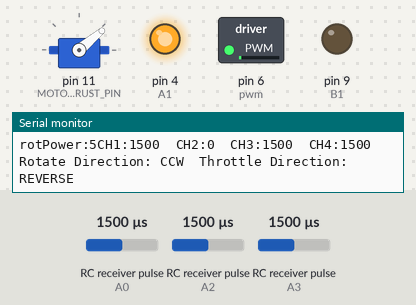
Recording of a sketch running on a simulated Arduino Uno, built with avr-gcc and run on an emulated ATmega328P. On the bench: servo, switched loads named in the sketch (green lamp = pin HIGH), output pins drawn as LEDs (lit = HIGH), the last lines printed to the serial monitor. Wiring (inferred from the names in the program): 3 × RC receiver channel: data A0 / data A2 / data A3. Dashed ring = blinking. The test bench sets the inputs (shaded band); at power-on: RC receiver pulse (sensors on A0, A2, A3) 1500 µs.

Above: at 1.2 s.
1.3 s: RC receiver pulse (sensor on A0) set to 1020 µs
At 2.3 s:
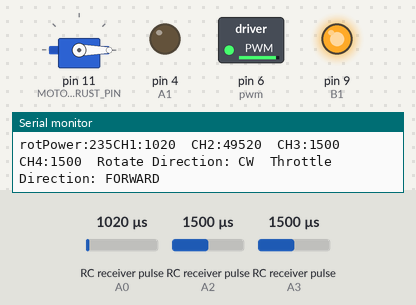
4.3 s: RC receiver pulse (sensor on A0) set to 1750 µs
At 5.0 s:
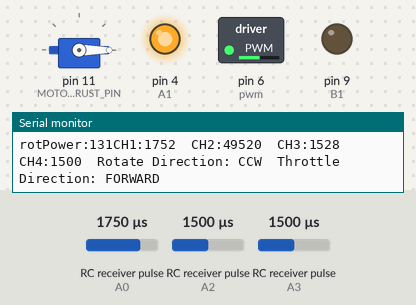
5.8 s: RC receiver pulse (sensor on A2) set to 1036 µs
8.8 s: RC receiver pulse (sensor on A2) set to 1011 µs
At 9.62 s:
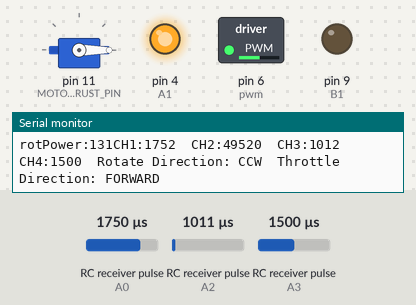
11.8 s: RC receiver pulse (sensor on A0) set to 1460 µs
At 13.2 s:
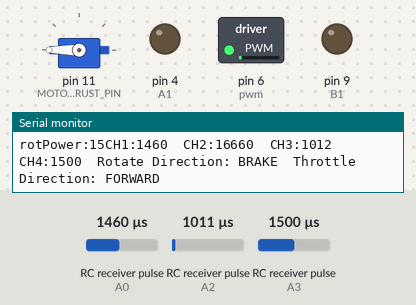
14.8 s: RC receiver pulse (sensor on A3) set to 1020 µs
At 16.5 s:
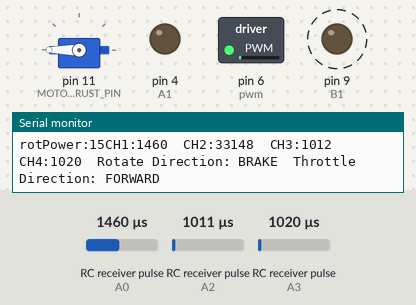
Timing chart, 0 to 18.8 s (numbered marks = the images above; inputs shaded):
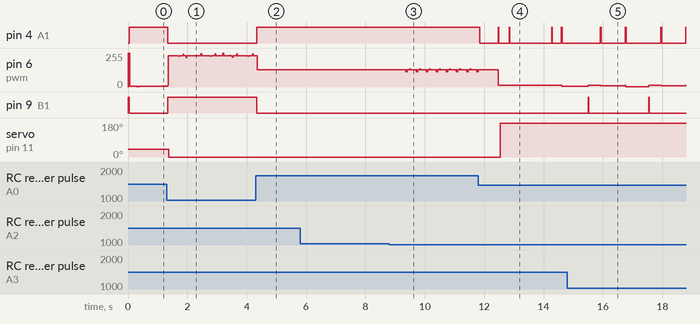

The sketch:

Motor_Controller_Test.ino
```cpp
/*
 * Manual Control For Buoy Active Position Holding
 * By: Shane Matsushima
 * 3/28/2019
 */

#include <EnableInterrupt.h>
#include <Servo.h>


 //These defines are used to declare the port speed and channel number for the Arduino and RC Receiver
#define SERIAL_PORT_SPEED 57600
#define RC_NUM_CHANNELS  4


//These defines are used to declare the pins that the RC receiver uses to transmit data to the Arduino
#define RC_CH1  0
#define RC_CH2  1
#define RC_CH3  2
#define RC_CH4  3


//These defines are used to declare the pins that the RC receiver uses to transmit data to the Arduino
#define RC_CH1_INPUT  A0
#define RC_CH2_INPUT  A1
#define RC_CH3_INPUT  A2
#define RC_CH4_INPUT  A3

#define MOTOR_THRUST_PIN 11


#define pwm 6
#define A1 4
#define B1 9


//These integers are declared as place holderes for the timing for the interrupts for the RC controller based on the channel
uint16_t rc_values[RC_NUM_CHANNELS];
uint32_t rc_start[RC_NUM_CHANNELS];
uint16_t rc_shared[RC_NUM_CHANNELS];

//Attaching the thruster motor to the Servo Class
Servo motorThrust;


//This function grabs the value of the RC controller from the receiver
void rc_read_values() {
  noInterrupts();
  memcpy(rc_values, (const void *)rc_shared, sizeof(rc_shared));
  interrupts();
}


//This function calculates the input from the RC receiver using the interrupts to get a number associated with the position of the controller
void calc_input(uint8_t channel, uint8_t input_pin) {
  if (digitalRead(input_pin) == HIGH) {
    rc_start[channel] = micros();
  } else {
    uint16_t rc_compare = (uint16_t)(micros() - rc_start[channel]);
    rc_shared[channel] = rc_compare;
  }
}

//These functions are assigning the different channels to a specific part of the controller and grabbing the number associtatied with the position
void calc_ch1() { calc_input(RC_CH1, RC_CH1_INPUT); }
void calc_ch2() { calc_input(RC_CH2, RC_CH2_INPUT); }
void calc_ch3() { calc_input(RC_CH3, RC_CH3_INPUT); }
void calc_ch4() { calc_input(RC_CH4, RC_CH4_INPUT); }


//These functions are used to control the direction of the motor by using the digital pins on the Arduino
 void motor(int pin, int input){
  analogWrite(pin, input);
}

void CW(){
  digitalWrite(A1, LOW);
  digitalWrite(B1, HIGH);
}

void CCW(){
  digitalWrite(A1, HIGH);
  digitalWrite(B1, LOW);
}

void brake(){
  digitalWrite(A1, LOW);
  digitalWrite(B1, LOW);
}


//This runs once before the full program starts and allocates what each pin is doing
void setup() {
  Serial.begin(SERIAL_PORT_SPEED);

  pinMode(RC_CH1_INPUT, INPUT);
  pinMode(RC_CH2_INPUT, INPUT);
  pinMode(RC_CH3_INPUT, INPUT);
  pinMode(RC_CH4_INPUT, INPUT);

  enableInterrupt(RC_CH1_INPUT, calc_ch1, CHANGE);
  enableInterrupt(RC_CH2_INPUT, calc_ch2, CHANGE);
  enableInterrupt(RC_CH3_INPUT, calc_ch3, CHANGE);
  enableInterrupt(RC_CH4_INPUT, calc_ch4, CHANGE);


  motorThrust.attach(MOTOR_THRUST_PIN);

  pinMode(pwm, OUTPUT);
  pinMode(A1, OUTPUT);
  pinMode(B1, OUTPUT);
}


//This is the main portion of the code that runs infinetly unless told otherwise
void loop() {
//;maps the location of the joystick to the pwm output that should be sent to the motor
  int rotPower = constrain(abs(map(rc_values[RC_CH1], 980, 2000, -255, 255)), 0, 255);
  int throtPower = map(rc_values[RC_CH2], 980, 2000, 1000,2000);

//read the RC receiver and prints out the position of the joystick in the serial monitor
  rc_read_values();
  Serial.print("rotPower:"); Serial.print(rotPower);
  Serial.print("CH1:"); Serial.print(rc_values[RC_CH1]); Serial.print("\t");
  Serial.print("CH2:"); Serial.print(rc_values[RC_CH2]); Serial.print("\t");
  Serial.print("CH3:"); Serial.print(rc_values[RC_CH3]); Serial.print("\t");
  Serial.print("CH4:"); Serial.print(rc_values[RC_CH4]); Serial.print("\t");
  Serial.print("Rotate Direction: ");

//figures out direction of the joysticks and runs the motors in the appropriate direction based on joystick position
 if(rc_values[RC_CH1 ]< 1430){
  CW();
  motor(pwm, rotPower);
  Serial.print("CW");
}
else if(rc_values[RC_CH1] > 1470){
  CCW();
  motor(pwm, rotPower);
  Serial.print("CCW");
}
else if (1430 < rc_values[RC_CH1] < 1470){
  brake();
  Serial.print("BRAKE");
}

Serial.print("\t"); Serial.print("Throttle Direction: ");


if(rc_values[RC_CH2] < 1500){
  motorThrust.write(throtPower);
  Serial.print("REVERSE");
}
else if(rc_values[RC_CH2] > 1500){
  motorThrust.write(throtPower);
  Serial.print("FORWARD");
}

Serial.println();

}
```

Measured:
- after the input at 1.3 s, pin 9 (B1): LOW → HIGH at once; servo on pin 11 (MOTOR_THRUST_PIN): 40° → 0° after 0.08 s instead of 1.6 s
- after the input at 4.3 s, pin 4 (A1): LOW → HIGH at once; pin 9 (B1): HIGH → LOW at once
- after the input at 8.8 s, pin 6 (pwm): 131/255 → 115/255 after 0.57 s, then repeats every 0.34 s: 131/255 0.02 s, 115/255 0.02 s, 131/255 0.07 s, 137/255 0.02 s, 131/255 0.20 s, 115/255 0.02 s
- after the input at 11.8 s, servo on pin 11 (MOTOR_THRUST_PIN): 0° → 180° after 0.74 s
- after the input at 14.8 s, pin 9 (B1): alternates HIGH for 0.02 s and LOW for 2.0 s, starting after 0.70 s
